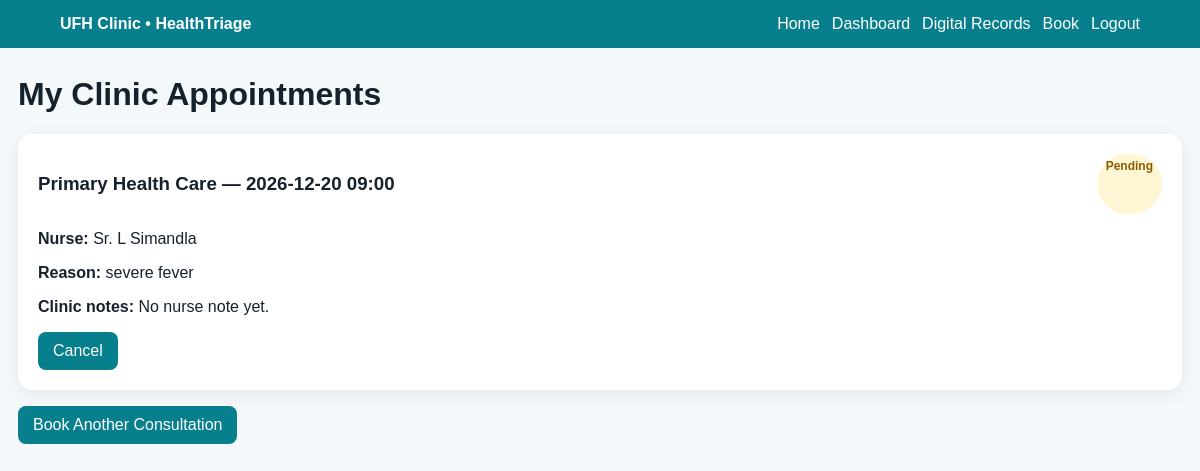
/patient/appointments (signed in), run on the app's committed database.
### tables this page shows
CREATE TABLE appointments (
        id INTEGER PRIMARY KEY AUTOINCREMENT,
        patient_id INTEGER NOT NULL,
        patient_name TEXT NOT NULL,
        service TEXT NOT NULL DEFAULT 'Consultation',
        nurse_name TEXT DEFAULT '',
        appointment_date TEXT NOT NULL,
        appointment_time TEXT NOT NULL,
        reason TEXT NOT NULL,
        notes TEXT DEFAULT '',
        status TEXT NOT NULL DEFAULT 'Pending',
        nurse_notes TEXT DEFAULT '',
        created_at TEXT NOT NULL,
        FOREIGN KEY(patient_id) REFERENCES users(id)
    );

### app.py (the view)
@app.route('/patient/appointments')
def patient_appointments():
    d=require_role('patient','patient_login');
    if d:return d
    c=get_db(); rows=c.execute('SELECT * FROM appointments WHERE patient_id=? ORDER BY appointment_date DESC,appointment_time DESC',(session['user_id'],)).fetchall(); c.close(); return render_template('patientAppointments.html',appointments=rows)

### app.py (called while the page is built)
def get_db():
    conn = sqlite3.connect(DB_PATH)
    conn.row_factory = sqlite3.Row
    conn.execute('PRAGMA foreign_keys = ON')
    return conn

def require_role(role, endpoint):
    if session.get('role') != role:
        flash('Please login to continue.', 'error')
        return redirect(url_for(endpoint))
    return None

@app.context_processor
def globals_for_templates():
    return {'services': SERVICES, 'today': date.today().isoformat()}

### templates/patientAppointments.html
{% extends 'base.html' %}{% block title %}My Appointments{% endblock %}{% block content %}<h1>My Clinic Appointments</h1>{% for a in appointments %}<div class="card"><div style="display:flex;justify-content:space-between;gap:10px"><h3>{{a['service']}} — {{a['appointment_date']}} {{a['appointment_time']}}</h3><span class="badge {{a['status'].lower().replace(' ','-')}}">{{a['status']}}</span></div><p><b>Nurse:</b> {{a['nurse_name'] or 'To be assigned'}}</p><p><b>Reason:</b> {{a['reason']}}</p><p><b>Clinic notes:</b> {{a['nurse_notes'] or 'No nurse note yet.'}}</p>{% if a['status'] not in ['Cancelled','Completed'] %}<a class="btn" href="{{url_for('cancel_appointment',appointment_id=a['id'])}}">Cancel</a>{% endif %}</div>{% else %}<div class="card">No appointments yet.</div>{% endfor %}<a class="btn" href="{{url_for('book_appointment')}}">Book Another Consultation</a>{% endblock %}

### templates/base.html (style rules this page uses)
* { box-sizing:border-box }
body { margin:0;font-family:Arial,Helvetica,sans-serif;background:#f4f8fb;color:#17212b }
.card { background:#fff;border-radius:14px;padding:20px;margin:16px 0;box-shadow:0 4px 18px #00000012 }
.btn,button { display:inline-block;border:0;border-radius:8px;background:#087f8c;color:#fff;padding:10px 15px;text-decoration:none;cursor:pointer }
.badge { display:inline-block;padding:5px 9px;border-radius:999px;font-size:12px;font-weight:800;background:#e2e8f0 }
.pending { background:#fff6d5;color:#8a5b00 }

### data on the page
appointments: service "Primary Health Care", appointment_date "2026-12-20", appointment_time "09:00", status "Pending", nurse_name "Sr. L Simandla", reason "severe fever", nurse_notes "No nurse note yet."
